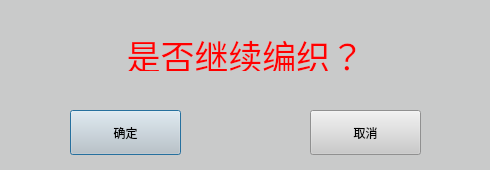
<?xml version="1.0" encoding="UTF-8"?>
<ui version="4.0">
 <class>ContinueWeave</class>
 <widget class="QDialog" name="ContinueWeave">
  <property name="geometry">
   <rect>
    <x>0</x>
    <y>0</y>
    <width>490</width>
    <height>170</height>
   </rect>
  </property>
  <property name="windowTitle">
   <string>Dialog</string>
  </property>
  <property name="styleSheet">
   <string notr="true">background-color: rgb(201, 202, 202);</string>
  </property>
  <widget class="QLabel" name="label">
   <property name="geometry">
    <rect>
     <x>0</x>
     <y>30</y>
     <width>491</width>
     <height>41</height>
    </rect>
   </property>
   <property name="styleSheet">
    <string notr="true">font: 34px;
color: rgb(255, 0, 0);</string>
   </property>
   <property name="text">
    <string>&lt;html&gt;&lt;head/&gt;&lt;body&gt;&lt;p align=&quot;center&quot;&gt;&lt;span style=&quot; color:#ff0000;&quot;&gt;是否继续编织？&lt;/span&gt;&lt;/p&gt;&lt;/body&gt;&lt;/html&gt;</string>
   </property>
  </widget>
  <widget class="QPushButton" name="ok_btn">
   <property name="geometry">
    <rect>
     <x>70</x>
     <y>110</y>
     <width>111</width>
     <height>45</height>
    </rect>
   </property>
   <property name="styleSheet">
    <string notr="true">font: 14pt &quot;Sans Serif&quot;;</string>
   </property>
   <property name="text">
    <string>确定</string>
   </property>
  </widget>
  <widget class="QPushButton" name="cancel_btn">
   <property name="geometry">
    <rect>
     <x>310</x>
     <y>110</y>
     <width>111</width>
     <height>45</height>
    </rect>
   </property>
   <property name="styleSheet">
    <string notr="true">font: 14pt &quot;Sans Serif&quot;;</string>
   </property>
   <property name="text">
    <string>取消</string>
   </property>
  </widget>
 </widget>
 <resources/>
 <connections/>
</ui>
